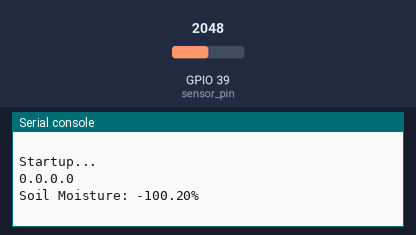
A program run on a simulated ESP32 board running MicroPython. Parts: the last lines printed to the serial console. The inputs (shaded band) are chosen by the test bench; at power-on: GPIO 39 (sensor_pin) = 2048 (analog values on the 0–4095 scale). The clock reads 2024-03-15 10:24:30 at power-on unless the program sets it; a WiFi scan finds one network, HomeNet; library files of the repository ran but are not shown: secrets.py.

Above: at 4.2 s.
4.3 s: GPIO 39 (sensor_pin) set to 2866
At 7.2 s:
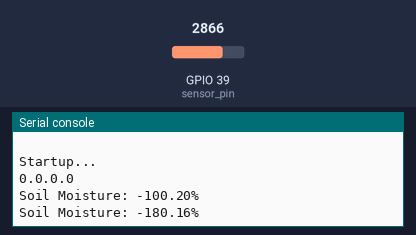
8.1 s: GPIO 39 (sensor_pin) set to 3603
At 9.5 s:
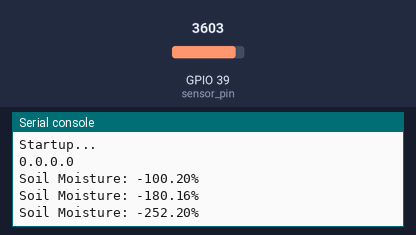
Timing chart, 0 to 11.1 s (numbered marks = the images above; inputs shaded):
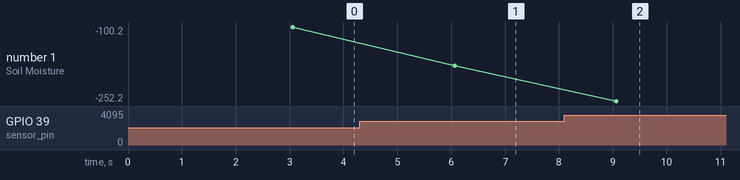

The program:

main.py
```python
import machine
import time
import ujson
import urequests as requests

# Google Sheets "Apps Script"-URLs für POST:
UPLOAD_URL = 'Hier URL einsetzen'        # Anpassen !!!

# Konfiguration der Spaltenüberschriften im Google-Sheet
# Nicht ändern, da sonst auch das Google-Script angepasst werden muss
# Spaltenüberschriften im Blatt „LED_Status":
HEADER_ICON = "Icon:"
HEADER_TIME = "Um (optional) :"
HEADER_DATE = "Faellig am:"
HEADER_TITEL = "Aufgabenbeschreibung:"
HEADER_COLOR = "Farbe:"
HEADER_ROW_ID = "ROW_ID"
HEADER_EMAIL = "Email address"

# Define the pin number where the sensor is connected
sensor_pin = machine.Pin(39)
adc = machine.ADC(sensor_pin)

# Funktion zur Erstellung einer neuen Aufgabe oder zum Status-update einer bestehenden Aufgabe
def Today_as_String():

    # Get the current time in seconds
    current_time = time.time()

    # Convert the time to a tuple representing local time
    current_local_time = time.localtime(current_time)

    # Extract the date components
    year = current_local_time[0]
    month = current_local_time[1]
    day = current_local_time[2]

    # Create the date string in the format "dd/mm/yyyy"
    date_string = "{:02d}/{:02d}/{:04d}".format(day, month, year)

    # Print the date string
    return date_string

def call_google_apps_script(data):
    # Convert the JSON data to a string
    data_str = ujson.dumps(data)

    # Make a POST request
    response = requests.request("POST", UPLOAD_URL , data=data_str)
    return response

# Function to read soil moisture data from the sensor
def read_soil_moisture():
    # Read analog value from the sensor
    sensor_value = adc.read()

    # Convert the analog value to a percentage (0-100%)
    moisture_percentage = 100 - ((sensor_value / 1023) * 100)

    return moisture_percentage

# Main loop
while True:
    # Read soil moisture
    moisture = read_soil_moisture()

    # Print the moisture value
    print("Soil Moisture: {:.2f}%".format(moisture))
    if (moisture > 50):
        # Erstelle neue Aufgabe in Aufgabenliste mit folgenden Werten:
        WriteResponse = call_google_apps_script({ HEADER_ICON: "3-Giessen", HEADER_TITEL: "Rosen giessen",
                                                  HEADER_DATE: Today_as_String(), HEADER_EMAIL: "ESP32@Rosen", HEADER_COLOR: "blue"})
        print(WriteResponse.text)
        time.sleep(60*60*12) # Aufgabe wurde erstellt, warte 12h vor der nächsten Messung

    # Delay for 3 seconds
    time.sleep(3)
```

boot.py
```python
from network import WLAN, STA_IF
from time import sleep_ms
import secrets
import machine
import utime

def try_connection(timeout = 12):

    while not wlan.isconnected() and timeout > 0:
        print('.', end='')
        sleep_ms(500)
        timeout = timeout - 1
    return wlan.isconnected();

wlan = WLAN(STA_IF)
wlan.active(True)

# Only for deep sleep ?
# print('connecting to last AP', end='')
# print(try_connection(3))
print("\nStartup...")
if not wlan.isconnected():
    ap_list = wlan.scan()
    ## sort APs by signal strength
    ap_list.sort(key=lambda ap: ap[3], reverse=True)
    ## filter only trusted APs
    ap_list = list(filter(lambda ap: ap[0].decode('UTF-8') in
              secrets.wifi.aps.keys(), ap_list))
    for ap in ap_list:
        essid = ap[0].decode('UTF-8')
        if not wlan.isconnected():
            print('connecting to "', essid, end='"')
            wlan.connect(essid, secrets.wifi.aps[essid])
            print(try_connection())


# Update the time
from ntptime import settime
settime()
utime.sleep_ms(1000)

import gc
gc.collect()

print(wlan.ifconfig()[0])
#import webrepl
#webrepl.start()
```

Measured:
- after the input at 4.3 s, the serial console: prints a new line after 1.8 s (image 1)
- after the input at 8.1 s, the serial console: prints a new line after 0.96 s (image 2)
- plotted number 1: -100.2 → -180.16 after the input at 4.3 s, -180.16 → -252.2 after the input at 8.1 s
